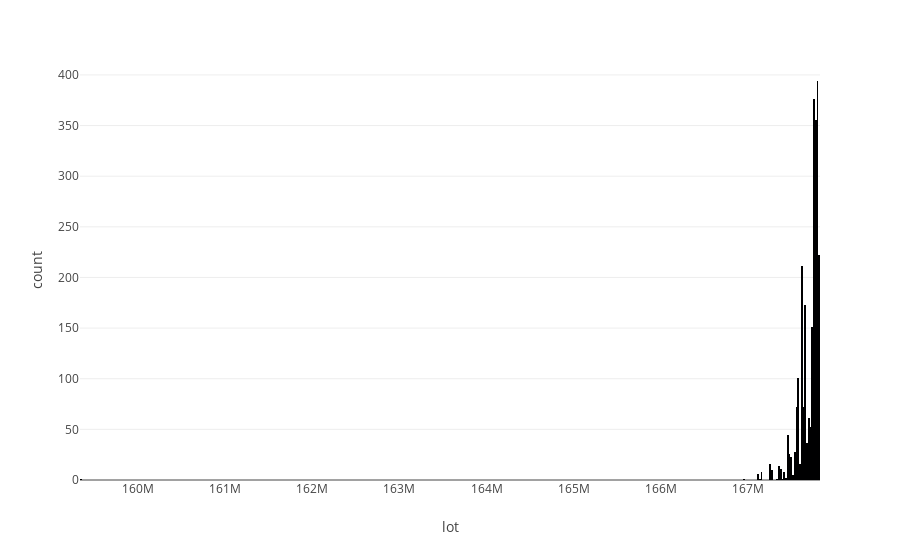

The notebook cell this image was saved under:
### Code cell
px.histogram(data,x="lot")

### Figure 1 — Plotly figure (JSON) as saved in the notebook; plotly's stock layout.template omitted (floating-point values rounded to 4 significant figures; data arrays with more than 128 entries replaced by an {"elided": "..."} marker saying what was removed)
{"data": [{"alignmentgroup": "True", "bingroup": "x", "hovertemplate": "lot=%{x}<br>count=%{y}<extra></extra>", "legendgroup": "", "marker": {"color": "#000001", "pattern": {"shape": ""}}, "name": "", "offsetgroup": "", "orientation": "v", "showlegend": false, "type": "histogram", "x": {"elided": "2499 int values"}, "xaxis": "x", "yaxis": "y"}], "layout": {"barmode": "relative", "legend": {"tracegroupgap": 0}, "margin": {"t": 60}, "xaxis": {"anchor": "y", "domain": [0, 1], "title": {"text": "lot"}}, "yaxis": {"anchor": "x", "domain": [0, 1], "title": {"text": "count"}}}}
